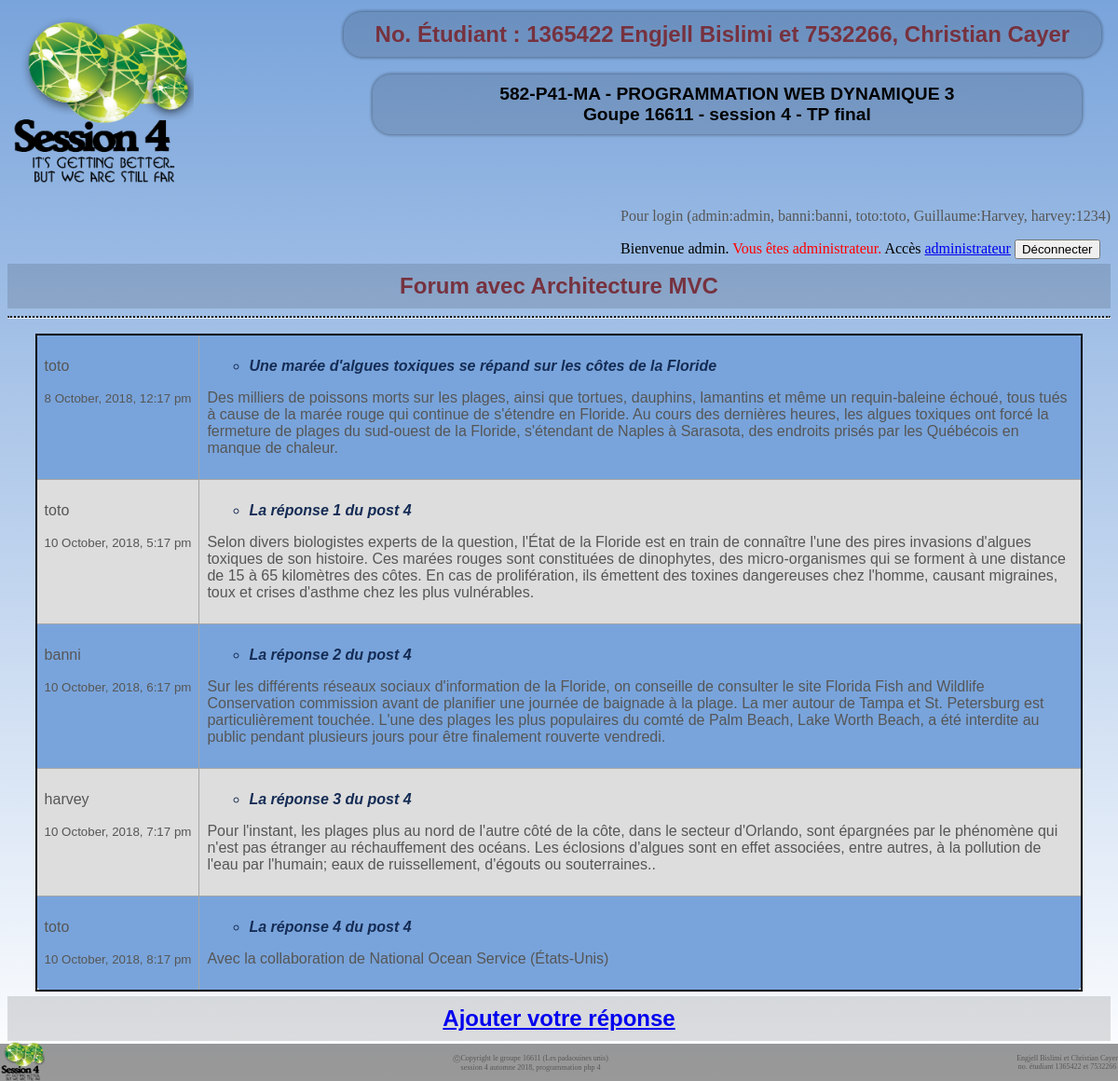
Page /index.php?Reponse&action=affiche&id=4 (signed in) on the committed database.
### tables this page shows
CREATE TABLE sujets(
  id_sujets            int (11) Auto_increment  NOT NULL ,
  titre_sujets         Varchar (255) NOT NULL ,
  texte_sujets         Text NOT NULL ,
  date_creation_sujets DATETIME NOT NULL ,
  username             Varchar (25) NOT NULL ,
  PRIMARY KEY (id_sujets )
);

CREATE TABLE reponse(
  id_reponse            int (11) Auto_increment  NOT NULL ,
  titre_reponse         Varchar (255) NOT NULL ,
  texte_reponse         Text NOT NULL ,
  date_creation_reponse DATETIME NOT NULL ,
  id_sujets             Int NOT NULL ,
  username              Varchar (25) NOT NULL ,
  PRIMARY KEY (id_reponse )
);

### config.php (called while the page is built, shortened)
<?php
    function mon_autoloader($classe)
    {
        $repertoires = array(RACINE . "controller/",
                            RACINE . "model/",
                            RACINE . "view/");
        foreach($repertoires as $rep)
        {
            if(file_exists($rep . $classe . ".php"))
            {
                return;
            }
        }
    }
?>

### model/BaseDAO.php (called while the page is built, shortened)
<?php
	abstract class BaseDao
	{
		protected $db;
		public function __construct(PDO $dbPDO)
		{
			$this->db = $dbPDO;
		}
		protected function lire($valeurCherchee, $cle = NULL)
		{
			if(!isset($cle)){
				$query = "SELECT * from " . $this->getTableName() . " WHERE " . $this->getPrimaryKey() ."=?";
			}
			else{
				$query = "SELECT * from " . $this->getTableName() . " WHERE " . $cle ."=?";
			}
			$donnees = array($valeurCherchee);
			return $this->requete($query, $donnees);
		}
        final protected function requete($query, $data = array())
		{
			try
			{
				$stmt = $this->db->prepare($query);
				$stmt->execute($data);
			}
			catch(PDOException $e)
			{
				trigger_error("<p>La requête suivante a donné une erreur : $query</p><p>Exception : " . $e->getMessage() . "</p>");
                return false;
			}
			return $stmt;
		}
	}
?>

### model/Modele_Sujets.php (called while the page is built, shortened)
<?php
    class Modele_Sujets extends BaseDAO
    {
       public function getTableName()
       {
           return "sujets";
       }
        public function getPrimaryKey()
        {
            return "id_sujets";
        }
        public function obtenir_par_id($id)
        {
            $resultat = $this->lire($id);
            $resultat->setFetchMode(PDO::FETCH_CLASS | PDO::FETCH_PROPS_LATE, "Sujets");
            $leFilm = $resultat->fetch();
            return $leFilm;
        }
    }
?>

### index.php (called while the page is built)
<?php
    require_once("config.php");
    Routeur::route();
?>

### model/Sujets.php (called while the page is built, shortened)
<?php
    class Sujets
    {
        private $id_sujets;
        private $titre_sujets;
        private $texte_sujets;
        private $date_creation_sujets;
        private $username;
        public function getIdSujets()
        {
            return $this->id_sujets;
        }
        public function setIdSujets($id_sujets)
        {
            if((filter_var($id_sujets, FILTER_VALIDATE_INT)  || (filter_var($id_sujets, FILTER_VALIDATE_INT) === 0)))
                $this->id_sujets = $id_sujets;
            else
                trigger_error("Doit être numérique....", E_USER_ERROR);
        }
        public function getTitreSujets()
        {
            return $this->titre_sujets;
        }
        public function setTitreSujets($titre_sujets)
        {
            if(is_string($titre_sujets))
                $this->titre_sujets = $titre_sujets;
            else
                trigger_error("Le nom doit être une chaine de caractères....", E_USER_ERROR);
        }
        public function getTexteSujets()
        {
            return $this->texte_sujets;
        }
        public function setTexteSujets($texte_sujets)
        {
            if(is_string($texte_sujets))
                $this->texte_sujets = $texte_sujets;
            else
                trigger_error("Le texte doit être une chaine de caractères....", E_USER_ERROR);
        }
        public function getDateCreationSujets()
        {
            return $this->date_creation_sujets;
        }
        public function setDateCreationSujets($date_creation_sujets)
        {
            if(is_string($date_creation_sujets))
                $this->date_creation_sujets = $date_creation_sujets;
            else
                trigger_error("La date doit être une chaine de caractères....", E_USER_ERROR);
        }
        public function getUsername()
        {
            return $this->username;
        }
        public function setUsername($username)
        {
            if(is_string($username))
                $this->username = $username;
            else
                trigger_error("Le nom d'utilisateur doit être une chaine de caractères....", E_USER_ERROR);
        }
    }
?>

### model/Modele_Reponse.php (called while the page is built, shortened)
<?php
class Modele_Reponse extends BaseDAO
{
    public function getTableName()
    {
        return "reponse";
    }
    public function obtenir_reponse_par_sujet($id)
    {
        $query = "SELECT * FROM " . $this->getTableName()." WHERE id_sujets = ".$id. " ORDER BY date_creation_reponse ";
        $resultats = $this->requete($query);
        $lesReponses = $resultats->fetchAll(PDO::FETCH_CLASS | PDO::FETCH_PROPS_LATE, "Reponse");
        return $lesReponses;
    }
}
?>

### model/Reponse.php (called while the page is built, shortened)
<?php
    class Reponse
    {
        private $titre_reponse;
        private $texte_reponse;
        private $date_creation_reponse;
        private $username;
        public function getTitreReponse()
        {
            return $this->titre_reponse;
        }
        public function setTitreReponse($titre_reponse)
        {
            if(is_string($titre_reponse))
                $this->titre_reponse = $titre_reponse;
            else
                trigger_error("Le titre doit être une chaine de caractères....", E_USER_ERROR);
        }
        public function getTexteReponse()
        {
            return $this->texte_reponse;
        }
        public function setTexteReponse($texte_reponse)
        {
            if(is_string($texte_reponse))
                $this->texte_reponse = $texte_reponse;
            else
                trigger_error("Le texte doit être une chaine de caractères....", E_USER_ERROR);
        }
        public function getDateCreationReponse()
        {
            return $this->date_creation_reponse;
        }
        public function setDateCreationReponse($date_creation_reponse)
        {
            if(is_string($date_creation_reponse))
                $this->date_creation_reponse = $date_creation_reponse;
            else
                trigger_error("Le nom doit être une chaine de caractères....", E_USER_ERROR);
        }
        public function getUsername()
        {
            return $this->username;
        }
        public function setUsername($username)
        {
            if(is_string($username))
                $this->username = $username;
            else
                trigger_error("Le nom d'utilisateur doit être une chaine de caractères....", E_USER_ERROR);
        }
    }
?>

### view/AfficheSujetAvecReponse.php (the view)
<?php
echo "<table class='tableSujet'>";
    echo "<tr>";
        echo "<td><p>" .$data["sujets"]->getUsername() . "</p><p style='white-space: nowrap'><small>" . date("j F, Y, g:i a", strtotime($data["sujets"]->getDateCreationSujets())) . "</small></p></td>";
        echo "<p>";
        echo "<td><h3>".$data["sujets"]->getTitreSujets() . "</h3>";
        echo "<p>". $data["sujets"]->getTexteSujets() . "</p>";
        echo "</td>";
    echo "</tr>";
        foreach($data["reponse"] as $reponse)
        {
            echo "<tr>";
            echo "<td><p>" . $reponse->getUsername() . "</p><p style='white-space: nowrap'><small>" . date("j F, Y, g:i a", strtotime($reponse->getDateCreationReponse())) . "</small></p></td>";
            echo "<td><h3><strong>" . $reponse->getTitreReponse() . "</strong></h3><p>". $reponse->getTexteReponse() . "</p></td>";
            echo "</tr>";
        }
echo "</table>";
echo "<h1><a href='index.php?Reponse&action=FormReponseSujet&id=" . $data["sujets"]->getIdSujets() . "'>Ajouter votre réponse</a></h1>";
?>

### controller/Routeur.php (shortened to what this page needs)
<?php
    class Routeur
    {
        public static function route()
        {
            $queryString = $_SERVER["QUERY_STRING"];
            $posEperluette = strpos($queryString, "&");
            $controleur = "";
            if($posEperluette === false)
            {
                $controleur = $queryString;
            }
            else
            {
                $controleur = substr($queryString, 0, $posEperluette);
            }
            $classe = "Controller_" . $controleur;
            if(class_exists($classe))
            {
                $objetControleur = new $classe;
                if($objetControleur instanceof BaseControleur)
                {
                    $objetControleur->traite($_REQUEST);
                }
                else
                    trigger_error("Controleur invalide.");
            }
            else
            {
                trigger_error("Le controleur $classe n'existe pas.");
            }
        }
    }

### controller/Controller_Reponse.php (shortened to what this page needs)
<?php
class Controller_Reponse extends BaseControleur
{
    public function traite(array $params)
    {
        if(isset($params["action"]))
        {
            switch($params["action"])
            {
                case "affiche":
                    if(isset($params["id"]))
                    {
                        $modeleSujets = $this->getDAO("Sujets");
                        $donnees["sujets"] = $modeleSujets->obtenir_par_id($params["id"]);
                        if($donnees["sujets"]) {
                            $modeleReponse = $this->getDAO("Reponse");
                            $donnees["reponse"] = $modeleReponse->obtenir_reponse_par_sujet($params["id"]);
                            $vue = "AfficheSujetAvecReponse";
                            $this->afficheVue("header");
                            $this->afficheVue($vue, $donnees);
                            $this->afficheVue("footer");
                        }
                        else
                        {
                            trigger_error("Pas de sujets");
                        }
                    }
                    else
                    {
                        trigger_error("Pas de réponse; des réponses et sujets");
                    }
                    break;
            }
        }
        else
        {
            $this->affichageParDefault();
        }
    }
}
?>

### controller/BaseControleur.php (shortened to what this page needs)
<?php
    abstract class BaseControleur
    {
        public function afficheVue($nomVue, $data = null)
        {
            $cheminVue = RACINE . "view/" . $nomVue . ".php";
            if(file_exists($cheminVue))
            {
                include_once($cheminVue);
            }
            else
            {
                trigger_error("La vue spécifiée est introuvable.");
            }
        }
        public function getDAO($nomModele)
        {
            $classe = "Modele_" . $nomModele;
            if(class_exists($classe))
            {
                $connexionPDO = DBFactory::getDB(DBTYPE, DBNAME, HOST, USER, PWD);
                $objetModele = new $classe($connexionPDO);
                if($objetModele instanceof BaseDAO)
                    return $objetModele;
                else
                    trigger_error("Modèle invalide.");
            }
        }
    }
?>

### view/header.php (shortened to what this page needs)
<!DOCTYPE html>
<html>
    <head>
        <link rel = "stylesheet" type = "text/css" href="css/colorTomS2.css" />
        <link rel = "stylesheet" type = "text/css" href = "css/posTomS2.css" />
        <link rel = "stylesheet" type = "text/css" href = "css/login.css" />
        <link rel = "stylesheet" type = "text/css" href = "css/table.css" />
    </head>
    <body>
    <header>
    <div class="enTete1">
        <a href='index.php?Sujets'><img class="logo" src="img/logoS4.png" alt="logo élève"></a>
    </div>
    <div class="enTete2">
        <h1>No. Étudiant : 1365422 Engjell Bislimi et 7532266, Christian Cayer</h1>
        <h2>582-P41-MA - PROGRAMMATION WEB DYNAMIQUE 3<br>Goupe 16611 - session 4 - TP final</h2>
    </header>
        <div class="headerLogin">
                <form action="index.php" method="POST">
                    <p>Pour login (admin:admin, banni:banni, toto:toto, Guillaume:Harvey, harvey:1234)</p>
                <?php
                if(isset($_SESSION["username"])) {
                    echo "Bienvenue " . $_SESSION["username"] . ". ";
                    if($_SESSION["admin"]){
                        echo "<span style='color:red'>Vous êtes administrateur.</span>";
                        echo " Accès <a href='index.php?Usager&action=adminPage'>administrateur</a> ";
                    }
                    echo "<button type='submit' name='connecter' accesskey='d'>Déconnecter</button>";
                }
                ?>
            </form>
        </div>
    <h1>Forum avec Architecture MVC</h1>
<hr>

### view/footer.php (shortened to what this page needs)
<footer>
    <div>
        <img class="logo" src="img/logoS4.png" alt="logo">
    </div>
    <div>
        <p>&#9400;Copyright le groupe 16611 (Les padaouines unis)<br>
            session 4 automne 2018, programmation php 4 </p>
    </div>
    <div>
        <p>Engjell Bislimi et Christian Cayer<br>no. étudiant 1365422 et 7532266</p>
    </div>
</footer>
</body>
</html>

### css/colorTomS2.css (style rules this page uses)
html { color:black; }
body { height: 100%; background: linear-gradient(#79a4db, white); background-attachment: fixed; }
h1, h2, h3, h4 { font-size: 1em; color: #76323F; font-family: Arial, Helvetica, sans-serif; }
h1 { font-size: 1.5em; color: #76323F; background-color: rgba(0, 0, 0, .125); }
h2 { color:black; font-size: 1.2em; background-color: rgba(0, 0, 0, .125); }
h3 { color: #152C55; }
p { color:#565656; }

### css/posTomS2.css (style rules this page uses)
html { margin: 0 auto; max-width: 1400px; }
header { display: flex; flex-direction: row; flex-wrap: nowrap; justify-content: flex-start; align-items: stretch; align-content: stretch; }
header img { width: 100%; max-width: 200px; }
body { padding-bottom: 30px; }
hr { border-top: dotted 2px; }
h1 { margin: 5px auto; padding: 10px; text-align: center; }
h2 { text-align: center; width: 80%; margin: 0 auto; }
h3 { display: list-item; list-style-type: circle; margin-left: 45px; font-style: italic; }
table { margin-left:auto; margin-right:auto; }
.enTete1 { flex-basis: 30%; }
.enTete2 { padding-left: 8px; padding-bottom: 10px; flex-basis: 70%; }
header h1 { border-radius: 20px; margin-right: 10px; box-shadow: 0 0 0 1px rgba(0, 0, 0, .1), 0 0 0 2px rgba(0, 0, 0, .075), 0 0 0 3px rgba(0, 0, 0, .05), 0 0 0 4px rgba(0, 0, 0, .025); margin-bottom: 19px; }
header h2 { width: 90%; padding: 10px; border-radius: 20px; box-shadow: 0 0 0 1px rgba(0, 0, 0, .1), 0 0 0 2px rgba(0, 0, 0, .075), 0 0 0 3px rgba(0, 0, 0, .05), 0 0 0 4px rgba(0, 0, 0, .025); margin-bottom: 15px; }
footer { display: flex; align-items: center; justify-content: space-between; position: fixed; height: 40px; right: 0; bottom: 0; left: 0; padding: 0; margin: 0; color: black; background: rgba(0,0,0, .4); }
footer img { width: 3em; }
footer p { font-size: 0.5em; text-align: center; }
.headerLogin { display: flex; justify-content: flex-end; }

### css/table.css (style rules this page uses)
.tableSujet { font-family: arial, sans-serif; border-collapse: collapse; width: 95%; border: 2px solid black; border-radius: 10px; background-color: #79a4db; }
.tableSujet td, .tableSujet th { border: 1px solid #a5a5a5; text-align: left; padding: 8px; vertical-align:top; }
.tableSujet tr:nth-child(even) { background-color: #dddddd; }

### rows in the picture
sujets: username "toto", date_creation_sujets "8 October, 2018, 12:17 pm", titre_sujets "Une marée d'algues toxiques se répand sur les côtes de la Floride", texte_sujets "Des milliers de poissons morts sur les plages, ainsi que tortues, dauphins, lamantins et même un requin-baleine échoué, tous tués à cause de la marée rouge qui continue de s'étendre en Floride. Au cours des dernières heures, les algues toxiques ont forcé la fermeture de plages du sud-ouest de la Floride, s'étendant de Naples à Sarasota, des endroits prisés par les Québécois en manque de chaleur."
reponse: username "toto", date_creation_reponse "10 October, 2018, 5:17 pm", titre_reponse "La réponse 1 du post 4", texte_reponse "Selon divers biologistes experts de la question, l'État de la Floride est en train de connaître l'une des pires invasions d'algues toxiques de son histoire. Ces marées rouges sont constituées de dinophytes, des micro-organismes qui se forment à une distance de 15 à 65 kilomètres des côtes. En cas de prolifération, ils émettent des toxines dangereuses chez l'homme, causant migraines, toux et crises d'asthme chez les plus vulnérables."
reponse: username "banni", date_creation_reponse "10 October, 2018, 6:17 pm", titre_reponse "La réponse 2 du post 4", texte_reponse "Sur les différents réseaux sociaux d'information de la Floride, on conseille de consulter le site Florida Fish and Wildlife Conservation commission avant de planifier une journée de baignade à la plage. La mer autour de Tampa et St. Petersburg est particulièrement touchée. L'une des plages les plus populaires du comté de Palm Beach, Lake Worth Beach, a été interdite au public pendant plusieurs jours pour être finalement rouverte vendredi."
reponse: username "harvey", date_creation_reponse "10 October, 2018, 7:17 pm", titre_reponse "La réponse 3 du post 4", texte_reponse "Pour l'instant, les plages plus au nord de l'autre côté de la côte, dans le secteur d'Orlando, sont épargnées par le phénomène qui n'est pas étranger au réchauffement des océans. Les éclosions d'algues sont en effet associées, entre autres, à la pollution de l'eau par l'humain; eaux de ruissellement, d'égouts ou souterraines.."
reponse: username "toto", date_creation_reponse "10 October, 2018, 8:17 pm", titre_reponse "La réponse 4 du post 4", texte_reponse "Avec la collaboration de National Ocean Service (États-Unis)"

### other values in the picture
$_SESSION["username"] "admin"
